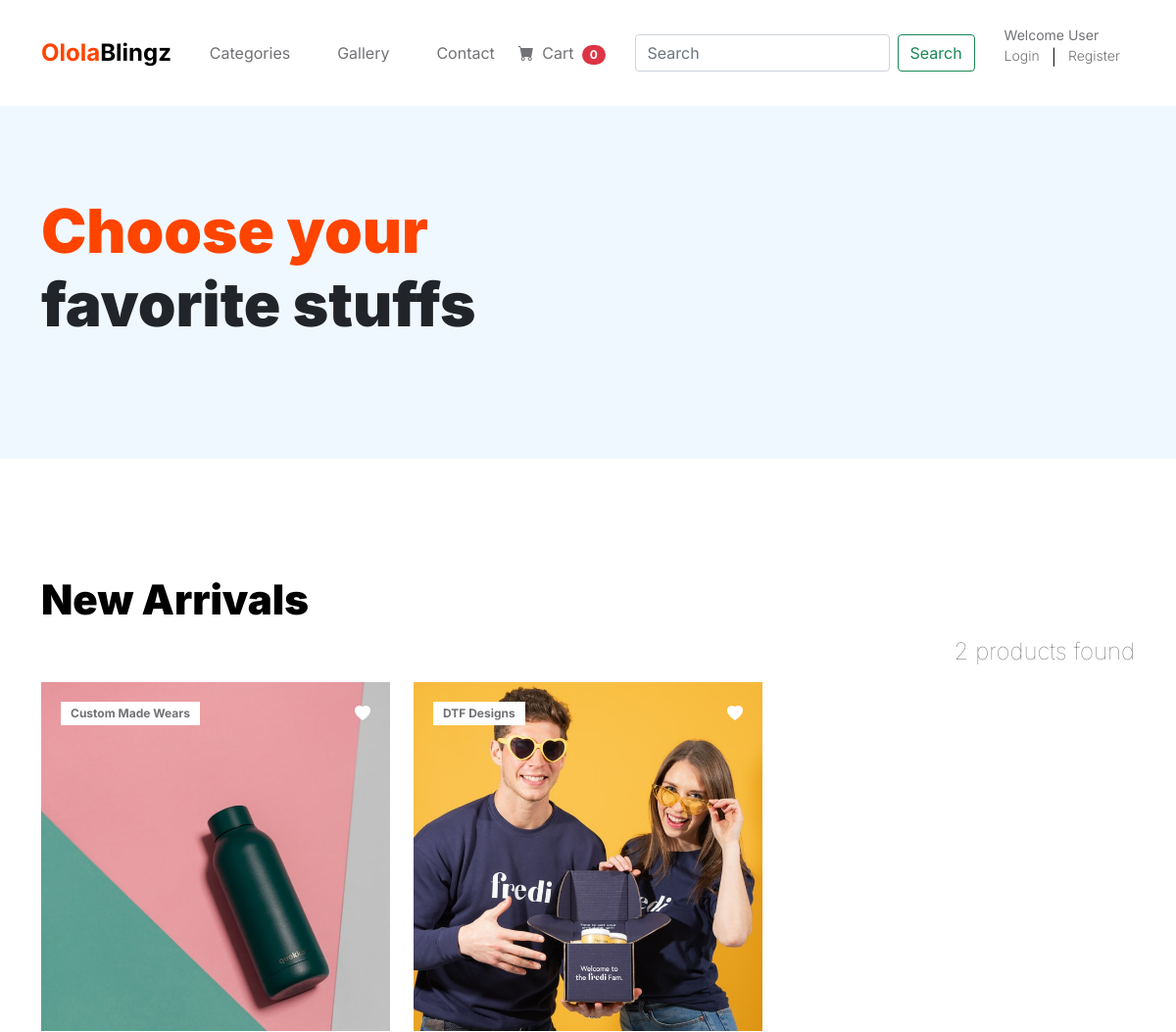
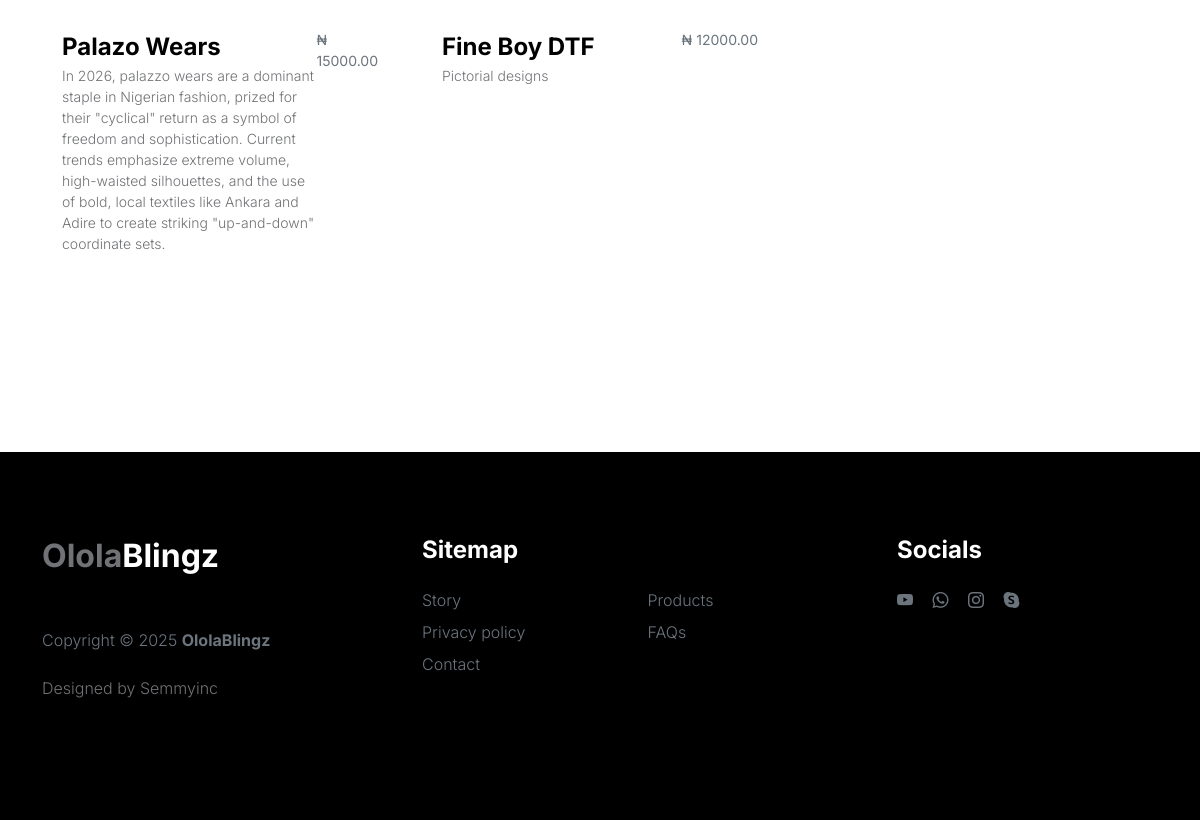
The app's page /product/ with its own data (2 pictures, top to bottom).
### product/models.py (models this page shows, shortened)
class Product(models.Model):
    product_name = models.CharField(max_length=50)
    slug = models.SlugField()
    category = models.ForeignKey(Category, on_delete=models.CASCADE, null=True, blank=True)
    description = models.TextField()
    promo = models.BooleanField(default=False)
    price = models.DecimalField(max_digits=7, decimal_places=2)
    promo_price = models.DecimalField(max_digits=7, decimal_places=2)
    image = models.ImageField(upload_to='uploads/product_picture', default='default.jpg')
    available = models.BooleanField(default=True, blank=True, null=True)
    created_at = models.DateTimeField(auto_now_add=True, blank=True, null=True)
    modified_at = models.DateTimeField(auto_now=True, blank=True, null=True)
    stock_level = models.IntegerField(blank=True, null=True)
    def get_slug_url(self):
        return reverse('product_detail', args=[self.category.slug, self.slug])

class Category(models.Model):
    category_name = models.CharField(max_length=50, unique=True)
    slug = models.SlugField(unique=True)
    description = models.TextField()
    image = models.ImageField(upload_to='uploads/category_picture', default='default.jpg')
    def __str__(self):
        return self.category_name
    class Meta:
        verbose_name_plural = 'Categories'
    def get_slug_url(self):
        return reverse('products_by_category', args=[self.slug])

### product/views.py (the view)
# urls.py: path("", views.products, name='products'),
def products(request, category_slug=None):
    category = None
    products = None
    if category_slug != None:
        category = Category.objects.get(slug=category_slug)
        products = Product.objects.filter(category=category, available=True)
        paginator = Paginator(products, 6)
        page = request.GET.get('page')
        paged_products = paginator.get_page(page)
        product_count = products.count()
    else:
        products = Product.objects.all().filter(available=True)
        paginator = Paginator(products, 6)
        page = request.GET.get('page')
        paged_products = paginator.get_page(page)
        product_count = products.count()
    context = {'products':paged_products, 'product_count':product_count}
    return render(request, 'product/products.html', context)

### cart/context_processors.py (called while the page is built)
def cart_counter(request):
    cart_count = 0
    if 'admin' in request.path:
        return {}
    else:
        try:
            if request.user.is_authenticated:
                cart_items = CartItem.objects.all().filter(user=request.user)
            else:
                cart = Cart.objects.filter(cart_id=_cart_id(request))
                cart_items = CartItem.objects.all().filter(cart=cart[:1])
            for cart_item in cart_items:
                cart_count += cart_item.quantity
        except Cart.DoesNotExist:
            cart_count = 0
    return dict(cart_count=cart_count)

### cart/views.py (called while the page is built)
def _cart_id(request):
    cart = request.session.session_key
    if not cart:
        cart = request.session.create()
    return cart

### product/context_processors.py (called while the page is built)
def category_menu_links(request):
    links = Category.objects.all()
    return {'links':links}

### templates/product/products.html (shortened to what this page needs)
{% extends 'base.html' %}
{% block content %}
{% load static %}
            <header class="site-header section-padding d-flex justify-content-center align-items-center">
                <div class="container">
                    <div class="row">
                        <div class="col-lg-10 col-12">
                            <h1>
                                <span class="d-block text-primary">Choose your</span>
                                <span class="d-block text-dark">favorite stuffs</span>
                            </h1>
                        </div>
                    </div>
                </div>
            </header>
            <section class="products section-padding">
                <div class="container">
                    <div class="row">
                        <div class="col-12">
                            <h2 class="mb-2">New Arrivals</h2>
                            {% if product_count == 1 %}
                                <p class="lead display-5 text-end">{{product_count}} product found</p>
                            {% else %}
                                <p class="lead display-5 text-end">{{product_count}} products found</p>
                            {% endif %}
                        </div>
                        {% if products %}
                            {% for product in products %}
                                <div class="col-lg-4 col-12 mb-3">
                                    <div class="product-thumb">
                                        <a href="{{product.get_slug_url}}">
                                            <img src="{{product.image.url}}" class="img-fluid product-image" alt="Product Image">
                                        </a>
                                        <div class="product-top d-flex">
                                            <span class="product-alert me-auto">{{product.category}}</span>
                                            <a href="#" class="bi-heart-fill product-icon"></a>
                                        </div>
                                        <div class="product-info d-flex">
                                            <div>
                                                <h5 class="product-title mb-0">
                                                    <a href="#" class="product-title-link">{{product.product_name}}</a>
                                                </h5>
                                                <p class="product-p">{{product.description}}</p>
                                            </div>
                                            {% if promo %}
                                                <small class="product-price text-muted ms-auto">&#8358 {{product.promo_price}}</small>
                                            {% else %}
                                                <small class="product-price text-muted ms-auto">&#8358 {{product.price}}</small>
                                            {% endif %}
                                        </div>
                                    </div>
                                </div>
                            {% endfor %}
                        {% endif %}
                    </div>
                </div>
            </section>
{% endblock %}

### static/css/tooplate-little-fashion.css (style rules this page uses)
:root { --white-color: #FFFFFF; --primary-color: #FF4400; --section-bg-color: #f0f8ff; --dark-color: #000000; --grey-color: #d0d1d1; --p-color: #717275; --body-font-family: 'Inter', sans-serif; --h5-font-size: 24px; --p-font-size: 20px; --copyright-text-font-size: 16px; --product-link-font-size: 14px; --custom-link-font-size: 12px; --font-weight-thin: 100; --font-weight-light: 300; --font-weight-normal: 400; --font-weight-bold: 700; --font-weight-black: 900; }
body, html { height: 100%; }
html { scroll-behavior: smooth; }
body { background: var(--white-color); font-family: var(--body-font-family); position: relative; }
h2, h3, h4, h5, h6 { color: var(--dark-color); line-height: inherit; }
h1, h2, h3, h4, h5, h6 { font-weight: var(--font-weight-bold); }
h1, h2 { font-weight: var(--font-weight-black); }
h1 { font-size: 64px; line-height: normal; }
h2 { font-size: 42px; }
h5 { font-size: 24px; }
p { color: var(--p-color); font-size: var(--p-font-size); font-weight: var(--font-weight-light); }
a, button { touch-action: manipulation; transition: all 0.3s; }
a { color: var(--p-color); text-decoration: none; }
.text-primary { color: var(--primary-color) !important; }
.lead { font-size: 1.5rem; font-weight: var(--font-weight-thin); }
.site-header { background-color: var(--section-bg-color); position: relative; overflow: hidden; margin-top: 86px; }
.site-header.section-padding { padding-top: 7rem; padding-bottom: 7rem; }
section { content-visibility: auto; contain-intrinsic-size: 700px; }
.section-padding { padding-top: 7rem; padding-bottom: 7rem; }
.product-thumb { background: var(--white-color); position: relative; transition: all 0.5s ease-out; }
.product-image { transition: all 0.5s ease-out; }
.product-top { position: absolute; top: 0; right: 0; left: 0; margin: 20px; }
.product-info { padding: 30px 20px; }
.product-icon { color: var(--white-color); }
.product-title-link { color: var(--dark-color); }
.product-alert { background: var(--white-color); color: var(--p-color); font-size: var(--custom-link-font-size); font-weight: var(--font-weight-bold); padding: 3px 10px; }
.product-p { font-size: var(--product-link-font-size); }
@media screen and (max-width: 1200px) { h1 { font-size: 62px; } }

### records on screen
Product: image (picture), category "Custom Made Wears", product_name "Palazo Wears", description "In 2026, palazzo wears are a dominant staple in Nigerian fashion, prized for their \"cyclical\" return as a symbol of freedom and sophistication. Current trends emphasize extreme volume, high-waisted silhouettes, and the use of bold, local textiles like Ankara and Adire to create striking \"up-and-down\" coordinate sets.", price "15000.00"
Product: image (picture), category "DTF Designs", product_name "Fine Boy DTF", description "Pictorial designs", price "12000.00"

### other values on screen
{{ cart_count }} "0"
{{ product_count }} "2"
